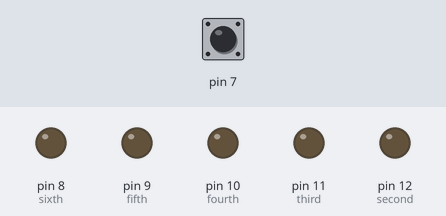
A sketch run on a simulated Arduino Uno, built with avr-gcc and run on an emulated ATmega328P. Shown: output pins drawn as LEDs (lit = HIGH). Inputs (shaded band) come from the test bench; at power-on: pin 7 HIGH. Random numbers use the default seed unless the sketch sets one; pins used as bus, display or sensor lines are not drawn.

Above: at 1.2 s.
1.3 s: pin 7 pulled LOW for 0.15 s
At 2.6 s:
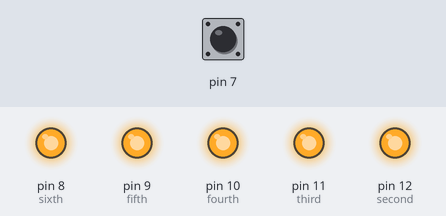
3.0 s: pin 7 pulled LOW for 1 s
At 4.7 s:
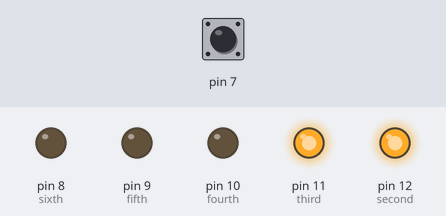
5.5 s: pin 7 pulled LOW for 0.15 s
At 6.9 s:
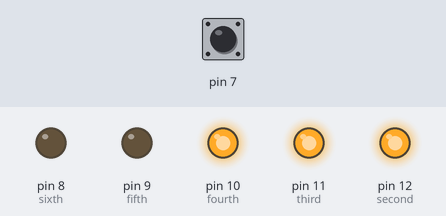
7.2 s: pin 7 pulled LOW for 0.15 s
At 8.3 s:
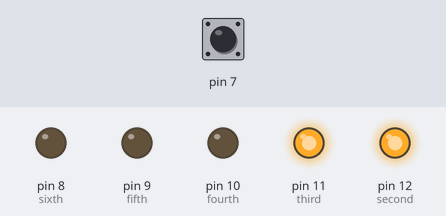
8.9 s: pin 7 pulled LOW for 3.2 s
At 13.3 s:
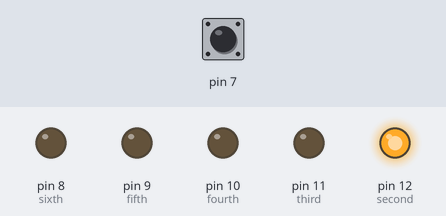
13.6 s: pin 7 pulled LOW for 0.15 s
At 14.3 s:
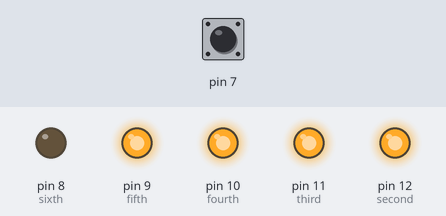
Timing chart, 0 to 16.3 s (numbered marks = the images above; inputs shaded):
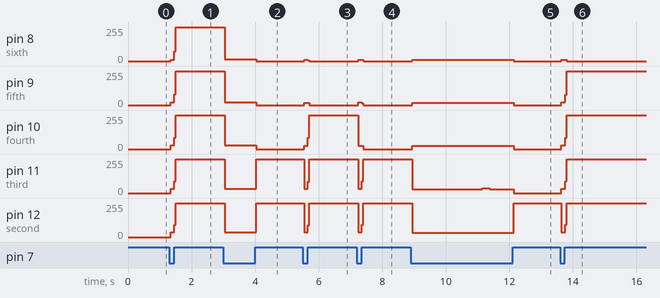

The sketch:

dice_simA.ino
```cpp
/*
 Arduino Dice :)
 This example shows how to simulate throwing a dice with 6 LEDs
 By Esther van der Stappen
 */

// 6 consecutive digital pins for the LEDs

int first = 13;
int second = 12;
int third = 11;
int fourth = 10;
int fifth = 9;
int sixth = 8;
int array[] = {first, second, third, fourth, fifth, sixth};
// pin for the button switch
int button;
// value to check state of button switch
int pressed;

void setup() {
  // set all LED pins to OUTPUT
  pinMode(13, OUTPUT);
  pinMode(12, OUTPUT);
  pinMode(11, OUTPUT);
  pinMode(10, OUTPUT);
  pinMode(9, OUTPUT);
  pinMode(8, OUTPUT);
  // set buttin pin to INPUT
  pinMode(7, INPUT);
  // initialize random seed by noise from analog pin 0 (should be unconnected)
  randomSeed(analogRead(0));
  digitalWrite(7, HIGH);
}

void loop() {
  // if button is pressed - throw the dice
  pressed;
  pressed = digitalRead(7);
  if (pressed == LOW) {
    // remove previous number to LOW
    for (int i = 0; i < 6; i++) {
      digitalWrite(array[i], LOW);
    }

    int randomNum = random(1, 7);
    // get a random number in the range [1,6]
    if (randomNum >= 1) {
      //write IF statements to light up the lights
      digitalWrite(first, HIGH);
    } if (randomNum >= 2) {
      digitalWrite(second, HIGH);
    }
    if (randomNum >= 3) {
      digitalWrite(third, HIGH);
    }
    if (randomNum >= 4) {
      digitalWrite(fourth, HIGH);
    }
    if (randomNum >= 5) {
      digitalWrite(fifth, HIGH);
    } if (randomNum == 6) {
      digitalWrite(sixth, HIGH);
    }

  }
}
```

Measured:
- after the input at 1.3 s, pin 8 (sixth): 0/255 → 10/255 at once, → 255/255 0.12 s later; pin 9 (fifth): 0/255 → 19/255 at once, → 255/255 0.12 s later; pin 10 (fourth): 0/255 → 28/255 at once, → 255/255 0.12 s later; pin 11 (third): 0/255 → 32/255 at once, → 255/255 0.12 s later; pin 12 (second): 0/255 → 37/255 at once, → 255/255 0.12 s later
- after the input at 3.0 s, pin 8 (sixth): 255/255 → 12/255 at once, → 0/255 1.0 s later; pin 9 (fifth): 255/255 → 20/255 at once, → 0/255 1.0 s later; pin 10 (fourth): 255/255 → 28/255 at once, → 0/255 1.0 s later; pin 11 (third): 255/255 → 33/255 at once, → 255/255 1.0 s later; pin 12 (second): 255/255 → 36/255 at once, → 255/255 1.0 s later
- after the input at 5.5 s, pin 8 (sixth): 0/255 → 11/255 at once, → 0/255 0.12 s later; pin 9 (fifth): 0/255 → 18/255 at once, → 0/255 0.16 s later; pin 10 (fourth): 0/255 → 26/255 at once, → 255/255 0.12 s later; pin 11 (third): 255/255 → 31/255 at once, → 255/255 0.12 s later; pin 12 (second): 255/255 → 34/255 at once, → 255/255 0.12 s later
- after the input at 7.2 s, pin 8 (sixth): 0/255 → 11/255 at once, → 0/255 0.16 s later; pin 9 (fifth): 0/255 → 19/255 at once, → 0/255 0.12 s later; pin 10 (fourth): 255/255 → 24/255 at once, → 0/255 0.16 s later; pin 11 (third): 255/255 → 31/255 at once, → 255/255 0.12 s later; pin 12 (second): 255/255 → 34/255 at once, → 255/255 0.12 s later
- after the input at 8.9 s, pin 8 (sixth): 0/255 → 10/255 at once, → 0/255 3.2 s later; pin 9 (fifth): 0/255 → 18/255 at once, → 0/255 3.2 s later
- after the input at 13.6 s, pin 8 (sixth): 0/255 → 11/255 at once, → 0/255 0.16 s later; pin 9 (fifth): 0/255 → 21/255 at once, → 255/255 0.12 s later; pin 10 (fourth): 0/255 → 27/255 at once, → 255/255 0.12 s later; pin 11 (third): 0/255 → 33/255 at once, → 255/255 0.12 s later; pin 12 (second): 255/255 → 36/255 at once, → 255/255 0.12 s later
